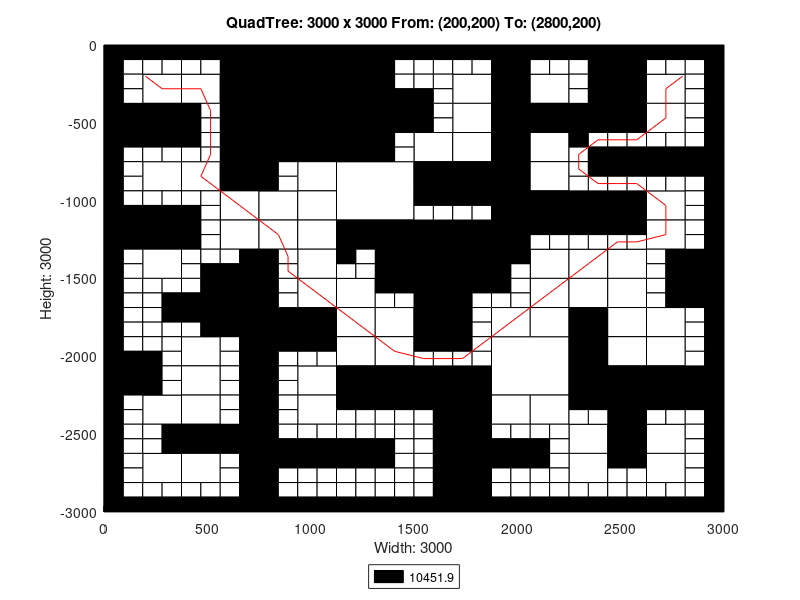

Recreate this plot in MATLAB.
axis([0 3000 -3000 0]);
title('QuadTree: 3000 x 3000 From: (200,200) To: (2800,200)');
xlabel('Width: 3000');
ylabel('Height: 3000');
rectangle('Position',[750 -375 375 375], 'FaceColor',[0 0 0]);
rectangle('Position',[750 -750 375 375], 'FaceColor',[0 0 0]);
rectangle('Position',[1125 -1125 375 375], 'FaceColor',[1 1 1]);
rectangle('Position',[1500 -1500 375 375], 'FaceColor',[0 0 0]);
rectangle('Position',[1875 -2250 375 375], 'FaceColor',[1 1 1]);
rectangle('Position',[187.5 -375 187.5 187.5], 'FaceColor',[1 1 1]);
rectangle('Position',[562.5 -187.5 187.5 187.5], 'FaceColor',[0 0 0]);
rectangle('Position',[375 -375 187.5 187.5], 'FaceColor',[1 1 1]);
rectangle('Position',[562.5 -375 187.5 187.5], 'FaceColor',[0 0 0]);
rectangle('Position',[0 -562.5 187.5 187.5], 'FaceColor',[0 0 0]);
rectangle('Position',[187.5 -562.5 187.5 187.5], 'FaceColor',[0 0 0]);
rectangle('Position',[562.5 -562.5 187.5 187.5], 'FaceColor',[0 0 0]);
rectangle('Position',[562.5 -750 187.5 187.5], 'FaceColor',[0 0 0]);
rectangle('Position',[1125 -187.5 187.5 187.5], 'FaceColor',[0 0 0]);
rectangle('Position',[1125 -375 187.5 187.5], 'FaceColor',[0 0 0]);
rectangle('Position',[1125 -562.5 187.5 187.5], 'FaceColor',[0 0 0]);
rectangle('Position',[1312.5 -562.5 187.5 187.5], 'FaceColor',[0 0 0]);
rectangle('Position',[1125 -750 187.5 187.5], 'FaceColor',[0 0 0]);
rectangle('Position',[187.5 -937.5 187.5 187.5], 'FaceColor',[1 1 1]);
rectangle('Position',[375 -937.5 187.5 187.5], 'FaceColor',[1 1 1]);
rectangle('Position',[562.5 -937.5 187.5 187.5], 'FaceColor',[0 0 0]);
rectangle('Position',[562.5 -1125 187.5 187.5], 'FaceColor',[1 1 1]);
rectangle('Position',[0 -1312.5 187.5 187.5], 'FaceColor',[0 0 0]);
rectangle('Position',[187.5 -1312.5 187.5 187.5], 'FaceColor',[0 0 0]);
rectangle('Position',[187.5 -1500 187.5 187.5], 'FaceColor',[1 1 1]);
rectangle('Position',[562.5 -1312.5 187.5 187.5], 'FaceColor',[1 1 1]);
rectangle('Position',[937.5 -937.5 187.5 187.5], 'FaceColor',[1 1 1]);
rectangle('Position',[750 -1125 187.5 187.5], 'FaceColor',[1 1 1]);
rectangle('Position',[937.5 -1125 187.5 187.5], 'FaceColor',[1 1 1]);
rectangle('Position',[750 -1312.5 187.5 187.5], 'FaceColor',[1 1 1]);
rectangle('Position',[937.5 -1312.5 187.5 187.5], 'FaceColor',[1 1 1]);
rectangle('Position',[937.5 -1500 187.5 187.5], 'FaceColor',[1 1 1]);
rectangle('Position',[1125 -1312.5 187.5 187.5], 'FaceColor',[0 0 0]);
rectangle('Position',[1312.5 -1312.5 187.5 187.5], 'FaceColor',[0 0 0]);
rectangle('Position',[1312.5 -1500 187.5 187.5], 'FaceColor',[0 0 0]);
rectangle('Position',[1687.5 -375 187.5 187.5], 'FaceColor',[1 1 1]);
rectangle('Position',[1875 -187.5 187.5 187.5], 'FaceColor',[0 0 0]);
rectangle('Position',[1875 -375 187.5 187.5], 'FaceColor',[0 0 0]);
rectangle('Position',[2062.5 -375 187.5 187.5], 'FaceColor',[1 1 1]);
rectangle('Position',[1687.5 -562.5 187.5 187.5], 'FaceColor',[1 1 1]);
rectangle('Position',[1500 -750 187.5 187.5], 'FaceColor',[1 1 1]);
rectangle('Position',[1687.5 -750 187.5 187.5], 'FaceColor',[1 1 1]);
rectangle('Position',[1875 -562.5 187.5 187.5], 'FaceColor',[0 0 0]);
rectangle('Position',[2062.5 -562.5 187.5 187.5], 'FaceColor',[0 0 0]);
rectangle('Position',[1875 -750 187.5 187.5], 'FaceColor',[0 0 0]);
rectangle('Position',[2062.5 -750 187.5 187.5], 'FaceColor',[1 1 1]);
rectangle('Position',[2437.5 -187.5 187.5 187.5], 'FaceColor',[0 0 0]);
rectangle('Position',[2437.5 -375 187.5 187.5], 'FaceColor',[0 0 0]);
rectangle('Position',[2625 -375 187.5 187.5], 'FaceColor',[1 1 1]);
rectangle('Position',[2250 -562.5 187.5 187.5], 'FaceColor',[0 0 0]);
rectangle('Position',[2437.5 -562.5 187.5 187.5], 'FaceColor',[0 0 0]);
rectangle('Position',[2625 -562.5 187.5 187.5], 'FaceColor',[1 1 1]);
rectangle('Position',[1500 -937.5 187.5 187.5], 'FaceColor',[0 0 0]);
rectangle('Position',[1687.5 -937.5 187.5 187.5], 'FaceColor',[0 0 0]);
rectangle('Position',[1875 -937.5 187.5 187.5], 'FaceColor',[0 0 0]);
rectangle('Position',[2062.5 -937.5 187.5 187.5], 'FaceColor',[1 1 1]);
rectangle('Position',[1875 -1125 187.5 187.5], 'FaceColor',[0 0 0]);
rectangle('Position',[2062.5 -1125 187.5 187.5], 'FaceColor',[0 0 0]);
rectangle('Position',[1875 -1312.5 187.5 187.5], 'FaceColor',[0 0 0]);
rectangle('Position',[2062.5 -1500 187.5 187.5], 'FaceColor',[1 1 1]);
rectangle('Position',[2250 -1125 187.5 187.5], 'FaceColor',[0 0 0]);
rectangle('Position',[2437.5 -1125 187.5 187.5], 'FaceColor',[0 0 0]);
rectangle('Position',[2625 -1125 187.5 187.5], 'FaceColor',[1 1 1]);
rectangle('Position',[2250 -1500 187.5 187.5], 'FaceColor',[1 1 1]);
rectangle('Position',[2437.5 -1500 187.5 187.5], 'FaceColor',[1 1 1]);
rectangle('Position',[2625 -1312.5 187.5 187.5], 'FaceColor',[1 1 1]);
rectangle('Position',[2812.5 -1500 187.5 187.5], 'FaceColor',[0 0 0]);
rectangle('Position',[562.5 -1687.5 187.5 187.5], 'FaceColor',[0 0 0]);
rectangle('Position',[562.5 -1875 187.5 187.5], 'FaceColor',[0 0 0]);
rectangle('Position',[0 -2250 187.5 187.5], 'FaceColor',[0 0 0]);
rectangle('Position',[375 -2062.5 187.5 187.5], 'FaceColor',[1 1 1]);
rectangle('Position',[375 -2250 187.5 187.5], 'FaceColor',[1 1 1]);
rectangle('Position',[937.5 -1687.5 187.5 187.5], 'FaceColor',[1 1 1]);
rectangle('Position',[750 -1875 187.5 187.5], 'FaceColor',[0 0 0]);
rectangle('Position',[937.5 -1875 187.5 187.5], 'FaceColor',[0 0 0]);
rectangle('Position',[1125 -1687.5 187.5 187.5], 'FaceColor',[1 1 1]);
rectangle('Position',[1125 -1875 187.5 187.5], 'FaceColor',[1 1 1]);
rectangle('Position',[1312.5 -1875 187.5 187.5], 'FaceColor',[1 1 1]);
rectangle('Position',[937.5 -2250 187.5 187.5], 'FaceColor',[1 1 1]);
rectangle('Position',[1125 -2062.5 187.5 187.5], 'FaceColor',[1 1 1]);
rectangle('Position',[1312.5 -2062.5 187.5 187.5], 'FaceColor',[1 1 1]);
rectangle('Position',[1125 -2250 187.5 187.5], 'FaceColor',[0 0 0]);
rectangle('Position',[1312.5 -2250 187.5 187.5], 'FaceColor',[0 0 0]);
rectangle('Position',[187.5 -2437.5 187.5 187.5], 'FaceColor',[1 1 1]);
rectangle('Position',[375 -2437.5 187.5 187.5], 'FaceColor',[1 1 1]);
rectangle('Position',[375 -2625 187.5 187.5], 'FaceColor',[0 0 0]);
rectangle('Position',[562.5 -2625 187.5 187.5], 'FaceColor',[0 0 0]);
rectangle('Position',[187.5 -2812.5 187.5 187.5], 'FaceColor',[1 1 1]);
rectangle('Position',[375 -2812.5 187.5 187.5], 'FaceColor',[1 1 1]);
rectangle('Position',[937.5 -2437.5 187.5 187.5], 'FaceColor',[1 1 1]);
rectangle('Position',[1500 -1687.5 187.5 187.5], 'FaceColor',[0 0 0]);
rectangle('Position',[1500 -1875 187.5 187.5], 'FaceColor',[0 0 0]);
rectangle('Position',[2062.5 -1687.5 187.5 187.5], 'FaceColor',[1 1 1]);
rectangle('Position',[1875 -1875 187.5 187.5], 'FaceColor',[1 1 1]);
rectangle('Position',[2062.5 -1875 187.5 187.5], 'FaceColor',[1 1 1]);
rectangle('Position',[1500 -2250 187.5 187.5], 'FaceColor',[0 0 0]);
rectangle('Position',[1687.5 -2250 187.5 187.5], 'FaceColor',[0 0 0]);
rectangle('Position',[2250 -1687.5 187.5 187.5], 'FaceColor',[1 1 1]);
rectangle('Position',[2437.5 -1687.5 187.5 187.5], 'FaceColor',[1 1 1]);
rectangle('Position',[2250 -1875 187.5 187.5], 'FaceColor',[0 0 0]);
rectangle('Position',[2437.5 -1875 187.5 187.5], 'FaceColor',[1 1 1]);
rectangle('Position',[2812.5 -1687.5 187.5 187.5], 'FaceColor',[0 0 0]);
rectangle('Position',[2625 -1875 187.5 187.5], 'FaceColor',[1 1 1]);
rectangle('Position',[2250 -2062.5 187.5 187.5], 'FaceColor',[0 0 0]);
rectangle('Position',[2437.5 -2062.5 187.5 187.5], 'FaceColor',[1 1 1]);
rectangle('Position',[2250 -2250 187.5 187.5], 'FaceColor',[0 0 0]);
rectangle('Position',[2437.5 -2250 187.5 187.5], 'FaceColor',[0 0 0]);
rectangle('Position',[2625 -2062.5 187.5 187.5], 'FaceColor',[1 1 1]);
rectangle('Position',[2625 -2250 187.5 187.5], 'FaceColor',[0 0 0]);
rectangle('Position',[2812.5 -2250 187.5 187.5], 'FaceColor',[0 0 0]);
rectangle('Position',[1687.5 -2437.5 187.5 187.5], 'FaceColor',[0 0 0]);
rectangle('Position',[1687.5 -2625 187.5 187.5], 'FaceColor',[0 0 0]);
rectangle('Position',[1875 -2437.5 187.5 187.5], 'FaceColor',[1 1 1]);
rectangle('Position',[2062.5 -2437.5 187.5 187.5], 'FaceColor',[1 1 1]);
rectangle('Position',[1687.5 -2812.5 187.5 187.5], 'FaceColor',[0 0 0]);
rectangle('Position',[1687.5 -3000 187.5 187.5], 'FaceColor',[0 0 0]);
rectangle('Position',[2437.5 -2437.5 187.5 187.5], 'FaceColor',[0 0 0]);
rectangle('Position',[2250 -2625 187.5 187.5], 'FaceColor',[1 1 1]);
rectangle('Position',[2437.5 -2625 187.5 187.5], 'FaceColor',[0 0 0]);
rectangle('Position',[2625 -2625 187.5 187.5], 'FaceColor',[1 1 1]);
rectangle('Position',[2250 -2812.5 187.5 187.5], 'FaceColor',[1 1 1]);
rectangle('Position',[2625 -2812.5 187.5 187.5], 'FaceColor',[1 1 1]);
rectangle('Position',[0 -93.75 93.75 93.75], 'FaceColor',[0 0 0]);
rectangle('Position',[93.75 -93.75 93.75 93.75], 'FaceColor',[0 0 0]);
rectangle('Position',[0 -187.5 93.75 93.75], 'FaceColor',[0 0 0]);
rectangle('Position',[93.75 -187.5 93.75 93.75], 'FaceColor',[1 1 1]);
rectangle('Position',[187.5 -93.75 93.75 93.75], 'FaceColor',[0 0 0]);
rectangle('Position',[281.25 -93.75 93.75 93.75], 'FaceColor',[0 0 0]);
rectangle('Position',[187.5 -187.5 93.75 93.75], 'FaceColor',[1 1 1]);
rectangle('Position',[281.25 -187.5 93.75 93.75], 'FaceColor',[1 1 1]);
rectangle('Position',[0 -281.25 93.75 93.75], 'FaceColor',[0 0 0]);
rectangle('Position',[93.75 -281.25 93.75 93.75], 'FaceColor',[1 1 1]);
rectangle('Position',[0 -375 93.75 93.75], 'FaceColor',[0 0 0]);
rectangle('Position',[93.75 -375 93.75 93.75], 'FaceColor',[1 1 1]);
rectangle('Position',[375 -93.75 93.75 93.75], 'FaceColor',[0 0 0]);
rectangle('Position',[468.75 -93.75 93.75 93.75], 'FaceColor',[0 0 0]);
rectangle('Position',[375 -187.5 93.75 93.75], 'FaceColor',[1 1 1]);
rectangle('Position',[468.75 -187.5 93.75 93.75], 'FaceColor',[1 1 1]);
rectangle('Position',[0 -656.25 93.75 93.75], 'FaceColor',[0 0 0]);
rectangle('Position',[93.75 -656.25 93.75 93.75], 'FaceColor',[0 0 0]);
rectangle('Position',[0 -750 93.75 93.75], 'FaceColor',[0 0 0]);
rectangle('Position',[93.75 -750 93.75 93.75], 'FaceColor',[1 1 1]);
rectangle('Position',[187.5 -656.25 93.75 93.75], 'FaceColor',[0 0 0]);
rectangle('Position',[281.25 -656.25 93.75 93.75], 'FaceColor',[0 0 0]);
rectangle('Position',[187.5 -750 93.75 93.75], 'FaceColor',[1 1 1]);
rectangle('Position',[281.25 -750 93.75 93.75], 'FaceColor',[1 1 1]);
rectangle('Position',[375 -468.75 93.75 93.75], 'FaceColor',[0 0 0]);
rectangle('Position',[468.75 -468.75 93.75 93.75], 'FaceColor',[1 1 1]);
rectangle('Position',[375 -562.5 93.75 93.75], 'FaceColor',[0 0 0]);
rectangle('Position',[468.75 -562.5 93.75 93.75], 'FaceColor',[1 1 1]);
rectangle('Position',[375 -656.25 93.75 93.75], 'FaceColor',[0 0 0]);
rectangle('Position',[468.75 -656.25 93.75 93.75], 'FaceColor',[1 1 1]);
rectangle('Position',[375 -750 93.75 93.75], 'FaceColor',[1 1 1]);
rectangle('Position',[468.75 -750 93.75 93.75], 'FaceColor',[1 1 1]);
rectangle('Position',[1312.5 -93.75 93.75 93.75], 'FaceColor',[0 0 0]);
rectangle('Position',[1406.25 -93.75 93.75 93.75], 'FaceColor',[0 0 0]);
rectangle('Position',[1312.5 -187.5 93.75 93.75], 'FaceColor',[0 0 0]);
rectangle('Position',[1406.25 -187.5 93.75 93.75], 'FaceColor',[1 1 1]);
rectangle('Position',[1312.5 -281.25 93.75 93.75], 'FaceColor',[0 0 0]);
rectangle('Position',[1406.25 -281.25 93.75 93.75], 'FaceColor',[1 1 1]);
rectangle('Position',[1312.5 -375 93.75 93.75], 'FaceColor',[0 0 0]);
rectangle('Position',[1406.25 -375 93.75 93.75], 'FaceColor',[0 0 0]);
rectangle('Position',[1312.5 -656.25 93.75 93.75], 'FaceColor',[0 0 0]);
rectangle('Position',[1406.25 -656.25 93.75 93.75], 'FaceColor',[1 1 1]);
rectangle('Position',[1312.5 -750 93.75 93.75], 'FaceColor',[0 0 0]);
rectangle('Position',[1406.25 -750 93.75 93.75], 'FaceColor',[1 1 1]);
rectangle('Position',[0 -843.75 93.75 93.75], 'FaceColor',[0 0 0]);
rectangle('Position',[93.75 -843.75 93.75 93.75], 'FaceColor',[1 1 1]);
rectangle('Position',[0 -937.5 93.75 93.75], 'FaceColor',[0 0 0]);
rectangle('Position',[93.75 -937.5 93.75 93.75], 'FaceColor',[1 1 1]);
rectangle('Position',[0 -1031.25 93.75 93.75], 'FaceColor',[0 0 0]);
rectangle('Position',[93.75 -1031.25 93.75 93.75], 'FaceColor',[1 1 1]);
rectangle('Position',[0 -1125 93.75 93.75], 'FaceColor',[0 0 0]);
rectangle('Position',[93.75 -1125 93.75 93.75], 'FaceColor',[0 0 0]);
rectangle('Position',[187.5 -1031.25 93.75 93.75], 'FaceColor',[1 1 1]);
rectangle('Position',[281.25 -1031.25 93.75 93.75], 'FaceColor',[1 1 1]);
rectangle('Position',[187.5 -1125 93.75 93.75], 'FaceColor',[0 0 0]);
rectangle('Position',[281.25 -1125 93.75 93.75], 'FaceColor',[0 0 0]);
rectangle('Position',[375 -1031.25 93.75 93.75], 'FaceColor',[1 1 1]);
rectangle('Position',[468.75 -1031.25 93.75 93.75], 'FaceColor',[1 1 1]);
rectangle('Position',[375 -1125 93.75 93.75], 'FaceColor',[0 0 0]);
rectangle('Position',[468.75 -1125 93.75 93.75], 'FaceColor',[1 1 1]);
rectangle('Position',[0 -1406.25 93.75 93.75], 'FaceColor',[0 0 0]);
rectangle('Position',[93.75 -1406.25 93.75 93.75], 'FaceColor',[1 1 1]);
rectangle('Position',[0 -1500 93.75 93.75], 'FaceColor',[0 0 0]);
rectangle('Position',[93.75 -1500 93.75 93.75], 'FaceColor',[1 1 1]);
rectangle('Position',[375 -1218.75 93.75 93.75], 'FaceColor',[0 0 0]);
rectangle('Position',[468.75 -1218.75 93.75 93.75], 'FaceColor',[1 1 1]);
rectangle('Position',[375 -1312.5 93.75 93.75], 'FaceColor',[0 0 0]);
rectangle('Position',[468.75 -1312.5 93.75 93.75], 'FaceColor',[1 1 1]);
rectangle('Position',[375 -1406.25 93.75 93.75], 'FaceColor',[1 1 1]);
rectangle('Position',[468.75 -1406.25 93.75 93.75], 'FaceColor',[1 1 1]);
rectangle('Position',[375 -1500 93.75 93.75], 'FaceColor',[1 1 1]);
rectangle('Position',[468.75 -1500 93.75 93.75], 'FaceColor',[0 0 0]);
rectangle('Position',[562.5 -1406.25 93.75 93.75], 'FaceColor',[1 1 1]);
rectangle('Position',[656.25 -1406.25 93.75 93.75], 'FaceColor',[0 0 0]);
rectangle('Position',[562.5 -1500 93.75 93.75], 'FaceColor',[0 0 0]);
rectangle('Position',[656.25 -1500 93.75 93.75], 'FaceColor',[0 0 0]);
rectangle('Position',[750 -843.75 93.75 93.75], 'FaceColor',[0 0 0]);
rectangle('Position',[843.75 -843.75 93.75 93.75], 'FaceColor',[1 1 1]);
rectangle('Position',[750 -937.5 93.75 93.75], 'FaceColor',[0 0 0]);
rectangle('Position',[843.75 -937.5 93.75 93.75], 'FaceColor',[1 1 1]);
rectangle('Position',[750 -1406.25 93.75 93.75], 'FaceColor',[0 0 0]);
rectangle('Position',[843.75 -1406.25 93.75 93.75], 'FaceColor',[1 1 1]);
rectangle('Position',[750 -1500 93.75 93.75], 'FaceColor',[0 0 0]);
rectangle('Position',[843.75 -1500 93.75 93.75], 'FaceColor',[1 1 1]);
rectangle('Position',[1125 -1406.25 93.75 93.75], 'FaceColor',[0 0 0]);
rectangle('Position',[1218.75 -1406.25 93.75 93.75], 'FaceColor',[1 1 1]);
rectangle('Position',[1125 -1500 93.75 93.75], 'FaceColor',[1 1 1]);
rectangle('Position',[1218.75 -1500 93.75 93.75], 'FaceColor',[1 1 1]);
rectangle('Position',[1500 -93.75 93.75 93.75], 'FaceColor',[0 0 0]);
rectangle('Position',[1593.75 -93.75 93.75 93.75], 'FaceColor',[0 0 0]);
rectangle('Position',[1500 -187.5 93.75 93.75], 'FaceColor',[1 1 1]);
rectangle('Position',[1593.75 -187.5 93.75 93.75], 'FaceColor',[1 1 1]);
rectangle('Position',[1687.5 -93.75 93.75 93.75], 'FaceColor',[0 0 0]);
rectangle('Position',[1781.25 -93.75 93.75 93.75], 'FaceColor',[0 0 0]);
rectangle('Position',[1687.5 -187.5 93.75 93.75], 'FaceColor',[1 1 1]);
rectangle('Position',[1781.25 -187.5 93.75 93.75], 'FaceColor',[1 1 1]);
rectangle('Position',[1500 -281.25 93.75 93.75], 'FaceColor',[1 1 1]);
rectangle('Position',[1593.75 -281.25 93.75 93.75], 'FaceColor',[1 1 1]);
rectangle('Position',[1500 -375 93.75 93.75], 'FaceColor',[0 0 0]);
rectangle('Position',[1593.75 -375 93.75 93.75], 'FaceColor',[1 1 1]);
rectangle('Position',[2062.5 -93.75 93.75 93.75], 'FaceColor',[0 0 0]);
rectangle('Position',[2156.25 -93.75 93.75 93.75], 'FaceColor',[0 0 0]);
rectangle('Position',[2062.5 -187.5 93.75 93.75], 'FaceColor',[1 1 1]);
rectangle('Position',[2156.25 -187.5 93.75 93.75], 'FaceColor',[1 1 1]);
rectangle('Position',[1500 -468.75 93.75 93.75], 'FaceColor',[0 0 0]);
rectangle('Position',[1593.75 -468.75 93.75 93.75], 'FaceColor',[1 1 1]);
rectangle('Position',[1500 -562.5 93.75 93.75], 'FaceColor',[0 0 0]);
rectangle('Position',[1593.75 -562.5 93.75 93.75], 'FaceColor',[1 1 1]);
rectangle('Position',[2250 -93.75 93.75 93.75], 'FaceColor',[0 0 0]);
rectangle('Position',[2343.75 -93.75 93.75 93.75], 'FaceColor',[0 0 0]);
rectangle('Position',[2250 -187.5 93.75 93.75], 'FaceColor',[1 1 1]);
rectangle('Position',[2343.75 -187.5 93.75 93.75], 'FaceColor',[0 0 0]);
rectangle('Position',[2250 -281.25 93.75 93.75], 'FaceColor',[1 1 1]);
rectangle('Position',[2343.75 -281.25 93.75 93.75], 'FaceColor',[0 0 0]);
rectangle('Position',[2250 -375 93.75 93.75], 'FaceColor',[1 1 1]);
rectangle('Position',[2343.75 -375 93.75 93.75], 'FaceColor',[0 0 0]);
rectangle('Position',[2625 -93.75 93.75 93.75], 'FaceColor',[0 0 0]);
rectangle('Position',[2718.75 -93.75 93.75 93.75], 'FaceColor',[0 0 0]);
rectangle('Position',[2625 -187.5 93.75 93.75], 'FaceColor',[1 1 1]);
rectangle('Position',[2718.75 -187.5 93.75 93.75], 'FaceColor',[1 1 1]);
rectangle('Position',[2812.5 -93.75 93.75 93.75], 'FaceColor',[0 0 0]);
rectangle('Position',[2906.25 -93.75 93.75 93.75], 'FaceColor',[0 0 0]);
rectangle('Position',[2812.5 -187.5 93.75 93.75], 'FaceColor',[1 1 1]);
rectangle('Position',[2906.25 -187.5 93.75 93.75], 'FaceColor',[0 0 0]);
rectangle('Position',[2812.5 -281.25 93.75 93.75], 'FaceColor',[1 1 1]);
rectangle('Position',[2906.25 -281.25 93.75 93.75], 'FaceColor',[0 0 0]);
rectangle('Position',[2812.5 -375 93.75 93.75], 'FaceColor',[1 1 1]);
rectangle('Position',[2906.25 -375 93.75 93.75], 'FaceColor',[0 0 0]);
rectangle('Position',[2250 -656.25 93.75 93.75], 'FaceColor',[0 0 0]);
rectangle('Position',[2343.75 -656.25 93.75 93.75], 'FaceColor',[1 1 1]);
rectangle('Position',[2250 -750 93.75 93.75], 'FaceColor',[1 1 1]);
rectangle('Position',[2343.75 -750 93.75 93.75], 'FaceColor',[0 0 0]);
rectangle('Position',[2437.5 -656.25 93.75 93.75], 'FaceColor',[1 1 1]);
rectangle('Position',[2531.25 -656.25 93.75 93.75], 'FaceColor',[1 1 1]);
rectangle('Position',[2437.5 -750 93.75 93.75], 'FaceColor',[0 0 0]);
rectangle('Position',[2531.25 -750 93.75 93.75], 'FaceColor',[0 0 0]);
rectangle('Position',[2812.5 -468.75 93.75 93.75], 'FaceColor',[1 1 1]);
rectangle('Position',[2906.25 -468.75 93.75 93.75], 'FaceColor',[0 0 0]);
rectangle('Position',[2812.5 -562.5 93.75 93.75], 'FaceColor',[1 1 1]);
rectangle('Position',[2906.25 -562.5 93.75 93.75], 'FaceColor',[0 0 0]);
rectangle('Position',[2625 -656.25 93.75 93.75], 'FaceColor',[1 1 1]);
rectangle('Position',[2718.75 -656.25 93.75 93.75], 'FaceColor',[1 1 1]);
rectangle('Position',[2625 -750 93.75 93.75], 'FaceColor',[0 0 0]);
rectangle('Position',[2718.75 -750 93.75 93.75], 'FaceColor',[0 0 0]);
rectangle('Position',[2812.5 -656.25 93.75 93.75], 'FaceColor',[1 1 1]);
rectangle('Position',[2906.25 -656.25 93.75 93.75], 'FaceColor',[0 0 0]);
rectangle('Position',[2812.5 -750 93.75 93.75], 'FaceColor',[0 0 0]);
rectangle('Position',[2906.25 -750 93.75 93.75], 'FaceColor',[0 0 0]);
rectangle('Position',[1500 -1031.25 93.75 93.75], 'FaceColor',[0 0 0]);
rectangle('Position',[1593.75 -1031.25 93.75 93.75], 'FaceColor',[0 0 0]);
rectangle('Position',[1500 -1125 93.75 93.75], 'FaceColor',[1 1 1]);
rectangle('Position',[1593.75 -1125 93.75 93.75], 'FaceColor',[1 1 1]);
rectangle('Position',[1687.5 -1031.25 93.75 93.75], 'FaceColor',[0 0 0]);
rectangle('Position',[1781.25 -1031.25 93.75 93.75], 'FaceColor',[0 0 0]);
rectangle('Position',[1687.5 -1125 93.75 93.75], 'FaceColor',[1 1 1]);
rectangle('Position',[1781.25 -1125 93.75 93.75], 'FaceColor',[1 1 1]);
rectangle('Position',[2062.5 -1218.75 93.75 93.75], 'FaceColor',[0 0 0]);
rectangle('Position',[2156.25 -1218.75 93.75 93.75], 'FaceColor',[0 0 0]);
rectangle('Position',[2062.5 -1312.5 93.75 93.75], 'FaceColor',[1 1 1]);
rectangle('Position',[2156.25 -1312.5 93.75 93.75], 'FaceColor',[1 1 1]);
rectangle('Position',[1875 -1406.25 93.75 93.75], 'FaceColor',[0 0 0]);
rectangle('Position',[1968.75 -1406.25 93.75 93.75], 'FaceColor',[0 0 0]);
rectangle('Position',[1875 -1500 93.75 93.75], 'FaceColor',[0 0 0]);
rectangle('Position',[1968.75 -1500 93.75 93.75], 'FaceColor',[1 1 1]);
rectangle('Position',[2250 -843.75 93.75 93.75], 'FaceColor',[1 1 1]);
rectangle('Position',[2343.75 -843.75 93.75 93.75], 'FaceColor',[0 0 0]);
rectangle('Position',[2250 -937.5 93.75 93.75], 'FaceColor',[1 1 1]);
rectangle('Position',[2343.75 -937.5 93.75 93.75], 'FaceColor',[1 1 1]);
rectangle('Position',[2437.5 -843.75 93.75 93.75], 'FaceColor',[0 0 0]);
rectangle('Position',[2531.25 -843.75 93.75 93.75], 'FaceColor',[0 0 0]);
rectangle('Position',[2437.5 -937.5 93.75 93.75], 'FaceColor',[1 1 1]);
rectangle('Position',[2531.25 -937.5 93.75 93.75], 'FaceColor',[1 1 1]);
rectangle('Position',[2625 -843.75 93.75 93.75], 'FaceColor',[0 0 0]);
rectangle('Position',[2718.75 -843.75 93.75 93.75], 'FaceColor',[0 0 0]);
rectangle('Position',[2625 -937.5 93.75 93.75], 'FaceColor',[1 1 1]);
rectangle('Position',[2718.75 -937.5 93.75 93.75], 'FaceColor',[1 1 1]);
rectangle('Position',[2812.5 -843.75 93.75 93.75], 'FaceColor',[0 0 0]);
rectangle('Position',[2906.25 -843.75 93.75 93.75], 'FaceColor',[0 0 0]);
rectangle('Position',[2812.5 -937.5 93.75 93.75], 'FaceColor',[1 1 1]);
rectangle('Position',[2906.25 -937.5 93.75 93.75], 'FaceColor',[0 0 0]);
rectangle('Position',[2812.5 -1031.25 93.75 93.75], 'FaceColor',[1 1 1]);
rectangle('Position',[2906.25 -1031.25 93.75 93.75], 'FaceColor',[0 0 0]);
rectangle('Position',[2812.5 -1125 93.75 93.75], 'FaceColor',[1 1 1]);
rectangle('Position',[2906.25 -1125 93.75 93.75], 'FaceColor',[0 0 0]);
rectangle('Position',[2250 -1218.75 93.75 93.75], 'FaceColor',[0 0 0]);
rectangle('Position',[2343.75 -1218.75 93.75 93.75], 'FaceColor',[0 0 0]);
rectangle('Position',[2250 -1312.5 93.75 93.75], 'FaceColor',[1 1 1]);
rectangle('Position',[2343.75 -1312.5 93.75 93.75], 'FaceColor',[1 1 1]);
rectangle('Position',[2437.5 -1218.75 93.75 93.75], 'FaceColor',[0 0 0]);
rectangle('Position',[2531.25 -1218.75 93.75 93.75], 'FaceColor',[0 0 0]);
rectangle('Position',[2437.5 -1312.5 93.75 93.75], 'FaceColor',[1 1 1]);
rectangle('Position',[2531.25 -1312.5 93.75 93.75], 'FaceColor',[1 1 1]);
rectangle('Position',[2812.5 -1218.75 93.75 93.75], 'FaceColor',[1 1 1]);
rectangle('Position',[2906.25 -1218.75 93.75 93.75], 'FaceColor',[0 0 0]);
rectangle('Position',[2812.5 -1312.5 93.75 93.75], 'FaceColor',[1 1 1]);
rectangle('Position',[2906.25 -1312.5 93.75 93.75], 'FaceColor',[0 0 0]);
rectangle('Position',[2625 -1406.25 93.75 93.75], 'FaceColor',[1 1 1]);
rectangle('Position',[2718.75 -1406.25 93.75 93.75], 'FaceColor',[0 0 0]);
rectangle('Position',[2625 -1500 93.75 93.75], 'FaceColor',[1 1 1]);
rectangle('Position',[2718.75 -1500 93.75 93.75], 'FaceColor',[0 0 0]);
rectangle('Position',[0 -1593.75 93.75 93.75], 'FaceColor',[0 0 0]);
rectangle('Position',[93.75 -1593.75 93.75 93.75], 'FaceColor',[1 1 1]);
rectangle('Position',[0 -1687.5 93.75 93.75], 'FaceColor',[0 0 0]);
rectangle('Position',[93.75 -1687.5 93.75 93.75], 'FaceColor',[1 1 1]);
rectangle('Position',[187.5 -1593.75 93.75 93.75], 'FaceColor',[1 1 1]);
rectangle('Position',[281.25 -1593.75 93.75 93.75], 'FaceColor',[1 1 1]);
rectangle('Position',[187.5 -1687.5 93.75 93.75], 'FaceColor',[1 1 1]);
rectangle('Position',[281.25 -1687.5 93.75 93.75], 'FaceColor',[0 0 0]);
rectangle('Position',[0 -1781.25 93.75 93.75], 'FaceColor',[0 0 0]);
rectangle('Position',[93.75 -1781.25 93.75 93.75], 'FaceColor',[1 1 1]);
rectangle('Position',[0 -1875 93.75 93.75], 'FaceColor',[0 0 0]);
rectangle('Position',[93.75 -1875 93.75 93.75], 'FaceColor',[1 1 1]);
rectangle('Position',[187.5 -1781.25 93.75 93.75], 'FaceColor',[1 1 1]);
rectangle('Position',[281.25 -1781.25 93.75 93.75], 'FaceColor',[0 0 0]);
rectangle('Position',[187.5 -1875 93.75 93.75], 'FaceColor',[1 1 1]);
rectangle('Position',[281.25 -1875 93.75 93.75], 'FaceColor',[1 1 1]);
rectangle('Position',[375 -1593.75 93.75 93.75], 'FaceColor',[1 1 1]);
rectangle('Position',[468.75 -1593.75 93.75 93.75], 'FaceColor',[0 0 0]);
rectangle('Position',[375 -1687.5 93.75 93.75], 'FaceColor',[0 0 0]);
rectangle('Position',[468.75 -1687.5 93.75 93.75], 'FaceColor',[0 0 0]);
rectangle('Position',[375 -1781.25 93.75 93.75], 'FaceColor',[0 0 0]);
rectangle('Position',[468.75 -1781.25 93.75 93.75], 'FaceColor',[0 0 0]);
rectangle('Position',[375 -1875 93.75 93.75], 'FaceColor',[1 1 1]);
rectangle('Position',[468.75 -1875 93.75 93.75], 'FaceColor',[0 0 0]);
rectangle('Position',[0 -1968.75 93.75 93.75], 'FaceColor',[0 0 0]);
rectangle('Position',[93.75 -1968.75 93.75 93.75], 'FaceColor',[1 1 1]);
rectangle('Position',[0 -2062.5 93.75 93.75], 'FaceColor',[0 0 0]);
rectangle('Position',[93.75 -2062.5 93.75 93.75], 'FaceColor',[0 0 0]);
rectangle('Position',[187.5 -1968.75 93.75 93.75], 'FaceColor',[1 1 1]);
rectangle('Position',[281.25 -1968.75 93.75 93.75], 'FaceColor',[1 1 1]);
rectangle('Position',[187.5 -2062.5 93.75 93.75], 'FaceColor',[0 0 0]);
rectangle('Position',[281.25 -2062.5 93.75 93.75], 'FaceColor',[1 1 1]);
rectangle('Position',[187.5 -2156.25 93.75 93.75], 'FaceColor',[0 0 0]);
rectangle('Position',[281.25 -2156.25 93.75 93.75], 'FaceColor',[1 1 1]);
rectangle('Position',[187.5 -2250 93.75 93.75], 'FaceColor',[0 0 0]);
rectangle('Position',[281.25 -2250 93.75 93.75], 'FaceColor',[1 1 1]);
rectangle('Position',[562.5 -1968.75 93.75 93.75], 'FaceColor',[1 1 1]);
rectangle('Position',[656.25 -1968.75 93.75 93.75], 'FaceColor',[0 0 0]);
rectangle('Position',[562.5 -2062.5 93.75 93.75], 'FaceColor',[1 1 1]);
rectangle('Position',[656.25 -2062.5 93.75 93.75], 'FaceColor',[0 0 0]);
rectangle('Position',[562.5 -2156.25 93.75 93.75], 'FaceColor',[1 1 1]);
rectangle('Position',[656.25 -2156.25 93.75 93.75], 'FaceColor',[0 0 0]);
rectangle('Position',[562.5 -2250 93.75 93.75], 'FaceColor',[1 1 1]);
rectangle('Position',[656.25 -2250 93.75 93.75], 'FaceColor',[0 0 0]);
rectangle('Position',[750 -1593.75 93.75 93.75], 'FaceColor',[0 0 0]);
rectangle('Position',[843.75 -1593.75 93.75 93.75], 'FaceColor',[1 1 1]);
rectangle('Position',[750 -1687.5 93.75 93.75], 'FaceColor',[0 0 0]);
rectangle('Position',[843.75 -1687.5 93.75 93.75], 'FaceColor',[1 1 1]);
rectangle('Position',[1312.5 -1593.75 93.75 93.75], 'FaceColor',[0 0 0]);
rectangle('Position',[1406.25 -1593.75 93.75 93.75], 'FaceColor',[0 0 0]);
rectangle('Position',[1312.5 -1687.5 93.75 93.75], 'FaceColor',[1 1 1]);
rectangle('Position',[1406.25 -1687.5 93.75 93.75], 'FaceColor',[1 1 1]);
rectangle('Position',[750 -1968.75 93.75 93.75], 'FaceColor',[0 0 0]);
rectangle('Position',[843.75 -1968.75 93.75 93.75], 'FaceColor',[0 0 0]);
rectangle('Position',[750 -2062.5 93.75 93.75], 'FaceColor',[0 0 0]);
rectangle('Position',[843.75 -2062.5 93.75 93.75], 'FaceColor',[1 1 1]);
rectangle('Position',[937.5 -1968.75 93.75 93.75], 'FaceColor',[0 0 0]);
rectangle('Position',[1031.25 -1968.75 93.75 93.75], 'FaceColor',[0 0 0]);
rectangle('Position',[937.5 -2062.5 93.75 93.75], 'FaceColor',[1 1 1]);
rectangle('Position',[1031.25 -2062.5 93.75 93.75], 'FaceColor',[1 1 1]);
rectangle('Position',[750 -2156.25 93.75 93.75], 'FaceColor',[0 0 0]);
rectangle('Position',[843.75 -2156.25 93.75 93.75], 'FaceColor',[1 1 1]);
rectangle('Position',[750 -2250 93.75 93.75], 'FaceColor',[0 0 0]);
rectangle('Position',[843.75 -2250 93.75 93.75], 'FaceColor',[1 1 1]);
rectangle('Position',[0 -2343.75 93.75 93.75], 'FaceColor',[0 0 0]);
rectangle('Position',[93.75 -2343.75 93.75 93.75], 'FaceColor',[1 1 1]);
rectangle('Position',[0 -2437.5 93.75 93.75], 'FaceColor',[0 0 0]);
rectangle('Position',[93.75 -2437.5 93.75 93.75], 'FaceColor',[1 1 1]);
rectangle('Position',[0 -2531.25 93.75 93.75], 'FaceColor',[0 0 0]);
rectangle('Position',[93.75 -2531.25 93.75 93.75], 'FaceColor',[1 1 1]);
rectangle('Position',[0 -2625 93.75 93.75], 'FaceColor',[0 0 0]);
rectangle('Position',[93.75 -2625 93.75 93.75], 'FaceColor',[1 1 1]);
rectangle('Position',[187.5 -2531.25 93.75 93.75], 'FaceColor',[1 1 1]);
rectangle('Position',[281.25 -2531.25 93.75 93.75], 'FaceColor',[0 0 0]);
rectangle('Position',[187.5 -2625 93.75 93.75], 'FaceColor',[1 1 1]);
rectangle('Position',[281.25 -2625 93.75 93.75], 'FaceColor',[0 0 0]);
rectangle('Position',[562.5 -2343.75 93.75 93.75], 'FaceColor',[1 1 1]);
rectangle('Position',[656.25 -2343.75 93.75 93.75], 'FaceColor',[0 0 0]);
rectangle('Position',[562.5 -2437.5 93.75 93.75], 'FaceColor',[1 1 1]);
rectangle('Position',[656.25 -2437.5 93.75 93.75], 'FaceColor',[0 0 0]);
rectangle('Position',[0 -2718.75 93.75 93.75], 'FaceColor',[0 0 0]);
rectangle('Position',[93.75 -2718.75 93.75 93.75], 'FaceColor',[1 1 1]);
rectangle('Position',[0 -2812.5 93.75 93.75], 'FaceColor',[0 0 0]);
rectangle('Position',[93.75 -2812.5 93.75 93.75], 'FaceColor',[1 1 1]);
rectangle('Position',[0 -2906.25 93.75 93.75], 'FaceColor',[0 0 0]);
rectangle('Position',[93.75 -2906.25 93.75 93.75], 'FaceColor',[1 1 1]);
rectangle('Position',[0 -3000 93.75 93.75], 'FaceColor',[0 0 0]);
rectangle('Position',[93.75 -3000 93.75 93.75], 'FaceColor',[0 0 0]);
rectangle('Position',[187.5 -2906.25 93.75 93.75], 'FaceColor',[1 1 1]);
rectangle('Position',[281.25 -2906.25 93.75 93.75], 'FaceColor',[1 1 1]);
rectangle('Position',[187.5 -3000 93.75 93.75], 'FaceColor',[0 0 0]);
rectangle('Position',[281.25 -3000 93.75 93.75], 'FaceColor',[0 0 0]);
rectangle('Position',[562.5 -2718.75 93.75 93.75], 'FaceColor',[1 1 1]);
rectangle('Position',[656.25 -2718.75 93.75 93.75], 'FaceColor',[0 0 0]);
rectangle('Position',[562.5 -2812.5 93.75 93.75], 'FaceColor',[1 1 1]);
rectangle('Position',[656.25 -2812.5 93.75 93.75], 'FaceColor',[0 0 0]);
rectangle('Position',[375 -2906.25 93.75 93.75], 'FaceColor',[1 1 1]);
rectangle('Position',[468.75 -2906.25 93.75 93.75], 'FaceColor',[1 1 1]);
rectangle('Position',[375 -3000 93.75 93.75], 'FaceColor',[0 0 0]);
rectangle('Position',[468.75 -3000 93.75 93.75], 'FaceColor',[0 0 0]);
rectangle('Position',[562.5 -2906.25 93.75 93.75], 'FaceColor',[1 1 1]);
rectangle('Position',[656.25 -2906.25 93.75 93.75], 'FaceColor',[0 0 0]);
rectangle('Position',[562.5 -3000 93.75 93.75], 'FaceColor',[0 0 0]);
rectangle('Position',[656.25 -3000 93.75 93.75], 'FaceColor',[0 0 0]);
rectangle('Position',[750 -2343.75 93.75 93.75], 'FaceColor',[0 0 0]);
rectangle('Position',[843.75 -2343.75 93.75 93.75], 'FaceColor',[1 1 1]);
rectangle('Position',[750 -2437.5 93.75 93.75], 'FaceColor',[0 0 0]);
rectangle('Position',[843.75 -2437.5 93.75 93.75], 'FaceColor',[1 1 1]);
rectangle('Position',[750 -2531.25 93.75 93.75], 'FaceColor',[0 0 0]);
rectangle('Position',[843.75 -2531.25 93.75 93.75], 'FaceColor',[1 1 1]);
rectangle('Position',[750 -2625 93.75 93.75], 'FaceColor',[0 0 0]);
rectangle('Position',[843.75 -2625 93.75 93.75], 'FaceColor',[0 0 0]);
rectangle('Position',[937.5 -2531.25 93.75 93.75], 'FaceColor',[1 1 1]);
rectangle('Position',[1031.25 -2531.25 93.75 93.75], 'FaceColor',[1 1 1]);
rectangle('Position',[937.5 -2625 93.75 93.75], 'FaceColor',[0 0 0]);
rectangle('Position',[1031.25 -2625 93.75 93.75], 'FaceColor',[0 0 0]);
rectangle('Position',[1125 -2343.75 93.75 93.75], 'FaceColor',[0 0 0]);
rectangle('Position',[1218.75 -2343.75 93.75 93.75], 'FaceColor',[0 0 0]);
rectangle('Position',[1125 -2437.5 93.75 93.75], 'FaceColor',[1 1 1]);
rectangle('Position',[1218.75 -2437.5 93.75 93.75], 'FaceColor',[1 1 1]);
rectangle('Position',[1312.5 -2343.75 93.75 93.75], 'FaceColor',[0 0 0]);
rectangle('Position',[1406.25 -2343.75 93.75 93.75], 'FaceColor',[0 0 0]);
rectangle('Position',[1312.5 -2437.5 93.75 93.75], 'FaceColor',[1 1 1]);
rectangle('Position',[1406.25 -2437.5 93.75 93.75], 'FaceColor',[1 1 1]);
rectangle('Position',[1125 -2531.25 93.75 93.75], 'FaceColor',[1 1 1]);
rectangle('Position',[1218.75 -2531.25 93.75 93.75], 'FaceColor',[1 1 1]);
rectangle('Position',[1125 -2625 93.75 93.75], 'FaceColor',[0 0 0]);
rectangle('Position',[1218.75 -2625 93.75 93.75], 'FaceColor',[0 0 0]);
rectangle('Position',[1312.5 -2531.25 93.75 93.75], 'FaceColor',[1 1 1]);
rectangle('Position',[1406.25 -2531.25 93.75 93.75], 'FaceColor',[1 1 1]);
rectangle('Position',[1312.5 -2625 93.75 93.75], 'FaceColor',[0 0 0]);
rectangle('Position',[1406.25 -2625 93.75 93.75], 'FaceColor',[1 1 1]);
rectangle('Position',[750 -2718.75 93.75 93.75], 'FaceColor',[0 0 0]);
rectangle('Position',[843.75 -2718.75 93.75 93.75], 'FaceColor',[0 0 0]);
rectangle('Position',[750 -2812.5 93.75 93.75], 'FaceColor',[0 0 0]);
rectangle('Position',[843.75 -2812.5 93.75 93.75], 'FaceColor',[1 1 1]);
rectangle('Position',[937.5 -2718.75 93.75 93.75], 'FaceColor',[0 0 0]);
rectangle('Position',[1031.25 -2718.75 93.75 93.75], 'FaceColor',[0 0 0]);
rectangle('Position',[937.5 -2812.5 93.75 93.75], 'FaceColor',[1 1 1]);
rectangle('Position',[1031.25 -2812.5 93.75 93.75], 'FaceColor',[1 1 1]);
rectangle('Position',[750 -2906.25 93.75 93.75], 'FaceColor',[0 0 0]);
rectangle('Position',[843.75 -2906.25 93.75 93.75], 'FaceColor',[1 1 1]);
rectangle('Position',[750 -3000 93.75 93.75], 'FaceColor',[0 0 0]);
rectangle('Position',[843.75 -3000 93.75 93.75], 'FaceColor',[0 0 0]);
rectangle('Position',[937.5 -2906.25 93.75 93.75], 'FaceColor',[1 1 1]);
rectangle('Position',[1031.25 -2906.25 93.75 93.75], 'FaceColor',[1 1 1]);
rectangle('Position',[937.5 -3000 93.75 93.75], 'FaceColor',[0 0 0]);
rectangle('Position',[1031.25 -3000 93.75 93.75], 'FaceColor',[0 0 0]);
rectangle('Position',[1125 -2718.75 93.75 93.75], 'FaceColor',[0 0 0]);
rectangle('Position',[1218.75 -2718.75 93.75 93.75], 'FaceColor',[0 0 0]);
rectangle('Position',[1125 -2812.5 93.75 93.75], 'FaceColor',[1 1 1]);
rectangle('Position',[1218.75 -2812.5 93.75 93.75], 'FaceColor',[1 1 1]);
rectangle('Position',[1312.5 -2718.75 93.75 93.75], 'FaceColor',[0 0 0]);
rectangle('Position',[1406.25 -2718.75 93.75 93.75], 'FaceColor',[1 1 1]);
rectangle('Position',[1312.5 -2812.5 93.75 93.75], 'FaceColor',[1 1 1]);
rectangle('Position',[1406.25 -2812.5 93.75 93.75], 'FaceColor',[1 1 1]);
rectangle('Position',[1125 -2906.25 93.75 93.75], 'FaceColor',[1 1 1]);
rectangle('Position',[1218.75 -2906.25 93.75 93.75], 'FaceColor',[1 1 1]);
rectangle('Position',[1125 -3000 93.75 93.75], 'FaceColor',[0 0 0]);
rectangle('Position',[1218.75 -3000 93.75 93.75], 'FaceColor',[0 0 0]);
rectangle('Position',[1312.5 -2906.25 93.75 93.75], 'FaceColor',[1 1 1]);
rectangle('Position',[1406.25 -2906.25 93.75 93.75], 'FaceColor',[1 1 1]);
rectangle('Position',[1312.5 -3000 93.75 93.75], 'FaceColor',[0 0 0]);
rectangle('Position',[1406.25 -3000 93.75 93.75], 'FaceColor',[0 0 0]);
rectangle('Position',[1687.5 -1593.75 93.75 93.75], 'FaceColor',[0 0 0]);
rectangle('Position',[1781.25 -1593.75 93.75 93.75], 'FaceColor',[0 0 0]);
rectangle('Position',[1687.5 -1687.5 93.75 93.75], 'FaceColor',[0 0 0]);
rectangle('Position',[1781.25 -1687.5 93.75 93.75], 'FaceColor',[1 1 1]);
rectangle('Position',[1687.5 -1781.25 93.75 93.75], 'FaceColor',[0 0 0]);
rectangle('Position',[1781.25 -1781.25 93.75 93.75], 'FaceColor',[1 1 1]);
rectangle('Position',[1687.5 -1875 93.75 93.75], 'FaceColor',[0 0 0]);
rectangle('Position',[1781.25 -1875 93.75 93.75], 'FaceColor',[1 1 1]);
rectangle('Position',[1875 -1593.75 93.75 93.75], 'FaceColor',[0 0 0]);
rectangle('Position',[1968.75 -1593.75 93.75 93.75], 'FaceColor',[1 1 1]);
rectangle('Position',[1875 -1687.5 93.75 93.75], 'FaceColor',[1 1 1]);
rectangle('Position',[1968.75 -1687.5 93.75 93.75], 'FaceColor',[1 1 1]);
rectangle('Position',[1500 -1968.75 93.75 93.75], 'FaceColor',[0 0 0]);
rectangle('Position',[1593.75 -1968.75 93.75 93.75], 'FaceColor',[0 0 0]);
rectangle('Position',[1500 -2062.5 93.75 93.75], 'FaceColor',[1 1 1]);
rectangle('Position',[1593.75 -2062.5 93.75 93.75], 'FaceColor',[1 1 1]);
rectangle('Position',[1687.5 -1968.75 93.75 93.75], 'FaceColor',[0 0 0]);
rectangle('Position',[1781.25 -1968.75 93.75 93.75], 'FaceColor',[1 1 1]);
rectangle('Position',[1687.5 -2062.5 93.75 93.75], 'FaceColor',[1 1 1]);
rectangle('Position',[1781.25 -2062.5 93.75 93.75], 'FaceColor',[1 1 1]);
rectangle('Position',[2625 -1593.75 93.75 93.75], 'FaceColor',[1 1 1]);
rectangle('Position',[2718.75 -1593.75 93.75 93.75], 'FaceColor',[0 0 0]);
rectangle('Position',[2625 -1687.5 93.75 93.75], 'FaceColor',[1 1 1]);
rectangle('Position',[2718.75 -1687.5 93.75 93.75], 'FaceColor',[0 0 0]);
rectangle('Position',[2812.5 -1781.25 93.75 93.75], 'FaceColor',[1 1 1]);
rectangle('Position',[2906.25 -1781.25 93.75 93.75], 'FaceColor',[0 0 0]);
rectangle('Position',[2812.5 -1875 93.75 93.75], 'FaceColor',[1 1 1]);
rectangle('Position',[2906.25 -1875 93.75 93.75], 'FaceColor',[0 0 0]);
rectangle('Position',[2812.5 -1968.75 93.75 93.75], 'FaceColor',[1 1 1]);
rectangle('Position',[2906.25 -1968.75 93.75 93.75], 'FaceColor',[0 0 0]);
rectangle('Position',[2812.5 -2062.5 93.75 93.75], 'FaceColor',[1 1 1]);
rectangle('Position',[2906.25 -2062.5 93.75 93.75], 'FaceColor',[0 0 0]);
rectangle('Position',[1500 -2343.75 93.75 93.75], 'FaceColor',[0 0 0]);
rectangle('Position',[1593.75 -2343.75 93.75 93.75], 'FaceColor',[0 0 0]);
rectangle('Position',[1500 -2437.5 93.75 93.75], 'FaceColor',[1 1 1]);
rectangle('Position',[1593.75 -2437.5 93.75 93.75], 'FaceColor',[0 0 0]);
rectangle('Position',[1500 -2531.25 93.75 93.75], 'FaceColor',[1 1 1]);
rectangle('Position',[1593.75 -2531.25 93.75 93.75], 'FaceColor',[0 0 0]);
rectangle('Position',[1500 -2625 93.75 93.75], 'FaceColor',[1 1 1]);
rectangle('Position',[1593.75 -2625 93.75 93.75], 'FaceColor',[0 0 0]);
rectangle('Position',[1875 -2531.25 93.75 93.75], 'FaceColor',[1 1 1]);
rectangle('Position',[1968.75 -2531.25 93.75 93.75], 'FaceColor',[1 1 1]);
rectangle('Position',[1875 -2625 93.75 93.75], 'FaceColor',[0 0 0]);
rectangle('Position',[1968.75 -2625 93.75 93.75], 'FaceColor',[0 0 0]);
rectangle('Position',[2062.5 -2531.25 93.75 93.75], 'FaceColor',[1 1 1]);
rectangle('Position',[2156.25 -2531.25 93.75 93.75], 'FaceColor',[1 1 1]);
rectangle('Position',[2062.5 -2625 93.75 93.75], 'FaceColor',[0 0 0]);
rectangle('Position',[2156.25 -2625 93.75 93.75], 'FaceColor',[1 1 1]);
rectangle('Position',[1500 -2718.75 93.75 93.75], 'FaceColor',[1 1 1]);
rectangle('Position',[1593.75 -2718.75 93.75 93.75], 'FaceColor',[0 0 0]);
rectangle('Position',[1500 -2812.5 93.75 93.75], 'FaceColor',[1 1 1]);
rectangle('Position',[1593.75 -2812.5 93.75 93.75], 'FaceColor',[0 0 0]);
rectangle('Position',[1500 -2906.25 93.75 93.75], 'FaceColor',[1 1 1]);
rectangle('Position',[1593.75 -2906.25 93.75 93.75], 'FaceColor',[0 0 0]);
rectangle('Position',[1500 -3000 93.75 93.75], 'FaceColor',[0 0 0]);
rectangle('Position',[1593.75 -3000 93.75 93.75], 'FaceColor',[0 0 0]);
rectangle('Position',[1875 -2718.75 93.75 93.75], 'FaceColor',[0 0 0]);
rectangle('Position',[1968.75 -2718.75 93.75 93.75], 'FaceColor',[0 0 0]);
rectangle('Position',[1875 -2812.5 93.75 93.75], 'FaceColor',[1 1 1]);
rectangle('Position',[1968.75 -2812.5 93.75 93.75], 'FaceColor',[1 1 1]);
rectangle('Position',[2062.5 -2718.75 93.75 93.75], 'FaceColor',[0 0 0]);
rectangle('Position',[2156.25 -2718.75 93.75 93.75], 'FaceColor',[1 1 1]);
rectangle('Position',[2062.5 -2812.5 93.75 93.75], 'FaceColor',[1 1 1]);
rectangle('Position',[2156.25 -2812.5 93.75 93.75], 'FaceColor',[1 1 1]);
rectangle('Position',[1875 -2906.25 93.75 93.75], 'FaceColor',[1 1 1]);
rectangle('Position',[1968.75 -2906.25 93.75 93.75], 'FaceColor',[1 1 1]);
rectangle('Position',[1875 -3000 93.75 93.75], 'FaceColor',[0 0 0]);
rectangle('Position',[1968.75 -3000 93.75 93.75], 'FaceColor',[0 0 0]);
rectangle('Position',[2062.5 -2906.25 93.75 93.75], 'FaceColor',[1 1 1]);
rectangle('Position',[2156.25 -2906.25 93.75 93.75], 'FaceColor',[1 1 1]);
rectangle('Position',[2062.5 -3000 93.75 93.75], 'FaceColor',[0 0 0]);
rectangle('Position',[2156.25 -3000 93.75 93.75], 'FaceColor',[0 0 0]);
rectangle('Position',[2250 -2343.75 93.75 93.75], 'FaceColor',[0 0 0]);
rectangle('Position',[2343.75 -2343.75 93.75 93.75], 'FaceColor',[0 0 0]);
rectangle('Position',[2250 -2437.5 93.75 93.75], 'FaceColor',[1 1 1]);
rectangle('Position',[2343.75 -2437.5 93.75 93.75], 'FaceColor',[1 1 1]);
rectangle('Position',[2625 -2343.75 93.75 93.75], 'FaceColor',[0 0 0]);
rectangle('Position',[2718.75 -2343.75 93.75 93.75], 'FaceColor',[0 0 0]);
rectangle('Position',[2625 -2437.5 93.75 93.75], 'FaceColor',[1 1 1]);
rectangle('Position',[2718.75 -2437.5 93.75 93.75], 'FaceColor',[1 1 1]);
rectangle('Position',[2812.5 -2343.75 93.75 93.75], 'FaceColor',[0 0 0]);
rectangle('Position',[2906.25 -2343.75 93.75 93.75], 'FaceColor',[0 0 0]);
rectangle('Position',[2812.5 -2437.5 93.75 93.75], 'FaceColor',[1 1 1]);
rectangle('Position',[2906.25 -2437.5 93.75 93.75], 'FaceColor',[0 0 0]);
rectangle('Position',[2812.5 -2531.25 93.75 93.75], 'FaceColor',[1 1 1]);
rectangle('Position',[2906.25 -2531.25 93.75 93.75], 'FaceColor',[0 0 0]);
rectangle('Position',[2812.5 -2625 93.75 93.75], 'FaceColor',[1 1 1]);
rectangle('Position',[2906.25 -2625 93.75 93.75], 'FaceColor',[0 0 0]);
rectangle('Position',[2437.5 -2718.75 93.75 93.75], 'FaceColor',[0 0 0]);
rectangle('Position',[2531.25 -2718.75 93.75 93.75], 'FaceColor',[0 0 0]);
rectangle('Position',[2437.5 -2812.5 93.75 93.75], 'FaceColor',[1 1 1]);
rectangle('Position',[2531.25 -2812.5 93.75 93.75], 'FaceColor',[1 1 1]);
rectangle('Position',[2250 -2906.25 93.75 93.75], 'FaceColor',[1 1 1]);
rectangle('Position',[2343.75 -2906.25 93.75 93.75], 'FaceColor',[1 1 1]);
rectangle('Position',[2250 -3000 93.75 93.75], 'FaceColor',[0 0 0]);
rectangle('Position',[2343.75 -3000 93.75 93.75], 'FaceColor',[0 0 0]);
rectangle('Position',[2437.5 -2906.25 93.75 93.75], 'FaceColor',[1 1 1]);
rectangle('Position',[2531.25 -2906.25 93.75 93.75], 'FaceColor',[1 1 1]);
rectangle('Position',[2437.5 -3000 93.75 93.75], 'FaceColor',[0 0 0]);
rectangle('Position',[2531.25 -3000 93.75 93.75], 'FaceColor',[0 0 0]);
rectangle('Position',[2812.5 -2718.75 93.75 93.75], 'FaceColor',[1 1 1]);
rectangle('Position',[2906.25 -2718.75 93.75 93.75], 'FaceColor',[0 0 0]);
rectangle('Position',[2812.5 -2812.5 93.75 93.75], 'FaceColor',[1 1 1]);
rectangle('Position',[2906.25 -2812.5 93.75 93.75], 'FaceColor',[0 0 0]);
rectangle('Position',[2625 -2906.25 93.75 93.75], 'FaceColor',[1 1 1]);
rectangle('Position',[2718.75 -2906.25 93.75 93.75], 'FaceColor',[1 1 1]);
rectangle('Position',[2625 -3000 93.75 93.75], 'FaceColor',[0 0 0]);
rectangle('Position',[2718.75 -3000 93.75 93.75], 'FaceColor',[0 0 0]);
rectangle('Position',[2812.5 -2906.25 93.75 93.75], 'FaceColor',[1 1 1]);
rectangle('Position',[2906.25 -2906.25 93.75 93.75], 'FaceColor',[0 0 0]);
rectangle('Position',[2812.5 -3000 93.75 93.75], 'FaceColor',[0 0 0]);
rectangle('Position',[2906.25 -3000 93.75 93.75], 'FaceColor',[0 0 0]);
X=[2800,2718.75,2718.75,2578.12,2484.38,2390.62,2296.88,2296.88,2390.62,2484.38,2578.12,2718.75,2718.75,2578.12,2484.38,2343.75,2156.25,1968.75,1828.12,1734.38,1640.62,1546.88,1406.25,1218.75,1031.25,890.625,890.625,843.75,656.25,468.75,515.625,515.625,515.625,515.625,468.75,281.25,200];
Y=[-200,-281.25,-468.75,-609.375,-609.375,-609.375,-703.125,-796.875,-890.625,-890.625,-890.625,-1031.25,-1218.75,-1265.62,-1265.62,-1406.25,-1593.75,-1781.25,-1921.88,-2015.62,-2015.62,-2015.62,-1968.75,-1781.25,-1593.75,-1453.12,-1359.38,-1218.75,-1031.25,-843.75,-703.125,-609.375,-515.625,-421.875,-281.25,-281.25,-200];
hold on;
plot(X,Y,'r');
legend('10451.9','Location','southoutside');
